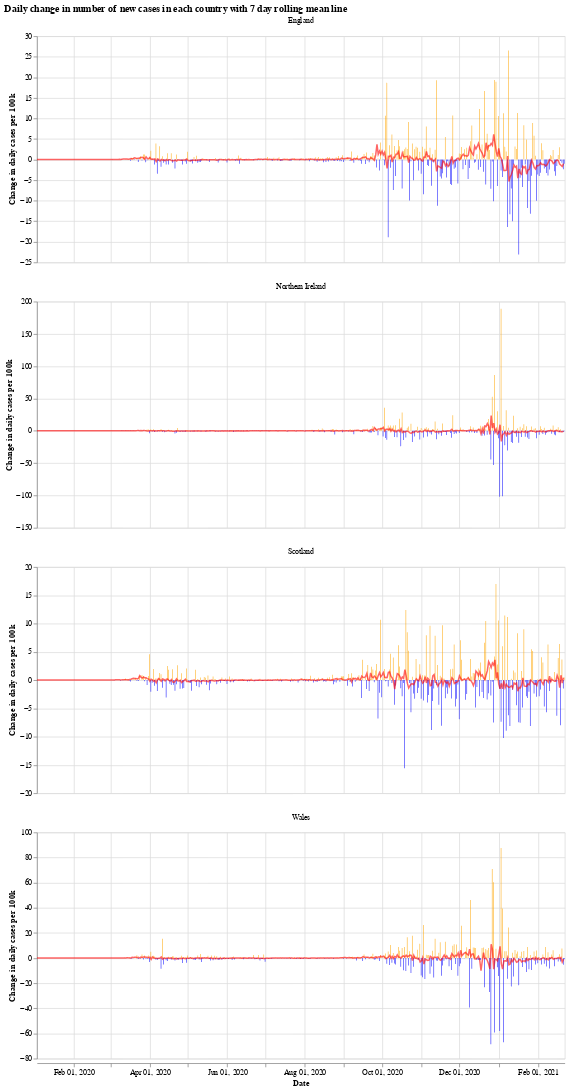

Write notebook code for a chart like this one.
### Markdown cell above
We will use the Python library `Altair` for visualising the data, see the [altair docs](https://altair-viz.github.io/) for more information.

First we have a graph which shows the daily change in the number of new cases for each country. This number jumps up and down all over the place, which is likely due to delay in reporting of new cases over the weekend. Another interesting thing is that it looks like the daily cases in Wales experienced a much shorter period of calm over the summer (calm in the sense of daily cases not jumping up and down).

The orange bars are days when the number of new cases (per 100k population) was more than the previous day, while the blue are days when the number of new cases dropped. The red line is the 7 day moving average. 

When the moving average line is below 0, it means that there is a consistent drop in new cases. We can see this clearly happening around the times that lockdowns were introduced (though, to varying degrees). I will update the graphs soon with a marker of when each lockdown started.

### Code cell
# collapse
import altair as alt

bars = alt.Chart(uk_cases).mark_bar().encode(
    x=alt.X("yearmonthdate(date):T", axis=alt.Axis(title='Date')),
    y=alt.Y("casesChangeRate:Q", axis=alt.Axis(title='Change in daily cases per 100k')),
    tooltip='casesChange',
    color=alt.condition(
        alt.datum.casesChangeRate > 0,
        alt.value("orange"),  # The positive color
        alt.value("blue")  # The negative color
    )
).properties(title='Daily change in number of new cases with 7 day rolling mean',width=700).interactive()

line = alt.Chart(uk_cases).mark_line(
    color='red',
    size=2,
    opacity=0.6
).transform_window(
    rolling_mean='mean(casesChangeRate)',
    frame=[0, 7],
    groupby=['areaName']
).encode(
    x='yearmonthdate(date):T',
    y='rolling_mean:Q'
)

alt.layer(bars, line, data=uk_cases).facet(alt.Column(
    'areaName', title=''), columns=1).resolve_scale(y='independent').properties(title='Daily change in number of new cases in each country with 7 day rolling mean line')

### Figure 1 — Vega-Lite specification as saved in the notebook (floating-point values rounded to 4 significant figures; data arrays with more than 128 entries replaced by an {"elided": "..."} marker saying what was removed)
{"config": {"view": {"continuousWidth": 400, "continuousHeight": 300}}, "data": {"name": "data-034b47636749b1bfe34c77ce779698d3"}, "facet": {"type": "nominal", "field": "areaName", "title": ""}, "spec": {"layer": [{"mark": "bar", "encoding": {"color": {"condition": {"value": "orange", "test": "(datum.casesChangeRate > 0)"}, "value": "blue"}, "tooltip": {"type": "quantitative", "field": "casesChange"}, "x": {"type": "temporal", "axis": {"title": "Date"}, "field": "date", "timeUnit": "yearmonthdate"}, "y": {"type": "quantitative", "axis": {"title": "Change in daily cases per 100k"}, "field": "casesChangeRate"}}, "selection": {"selector001": {"type": "interval", "bind": "scales", "encodings": ["x", "y"]}}, "title": "Daily change in number of new cases with 7 day rolling mean", "width": 700}, {"mark": {"type": "line", "color": "red", "opacity": 0.6, "size": 2}, "encoding": {"x": {"type": "temporal", "field": "date", "timeUnit": "yearmonthdate"}, "y": {"type": "quantitative", "field": "rolling_mean"}}, "transform": [{"window": [{"op": "mean", "field": "casesChangeRate", "as": "rolling_mean"}], "frame": [0, 7], "groupby": ["areaName"]}]}]}, "columns": 1, "resolve": {"scale": {"y": "independent"}}, "title": "Daily change in number of new cases in each country with 7 day rolling mean line", "$schema": "https://vega.github.io/schema/vega-lite/v4.8.1.json", "datasets": {"data-034b47636749b1bfe34c77ce779698d3": {"elided": "1664 records"}}}
